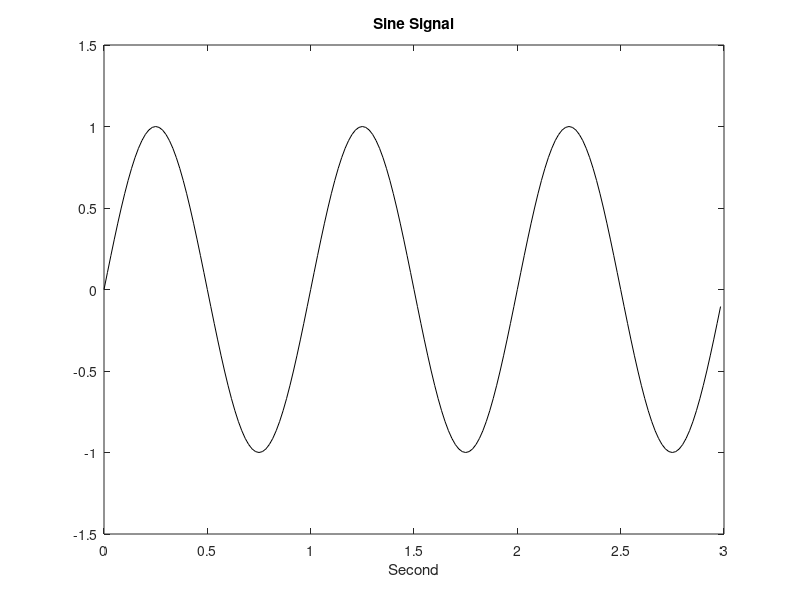

MATLAB code for this plot:
% Sine Signal
fy=1; %signal frequency in Hz
wy=2*pi*fy; %signal frequency in rads/s
fs=60; %Sampling frequency in Hz
tiv=1/fs; %time interval between samples
t=0:tiv: (3-tiv); %time intervals set,
y=sin (wy*t); %signal data set
plot(t,y, 'k'); %plots figure
axis([0 3 -1.5 1.5]);
xlabel ('Second'); title ('Sine Signal'); 